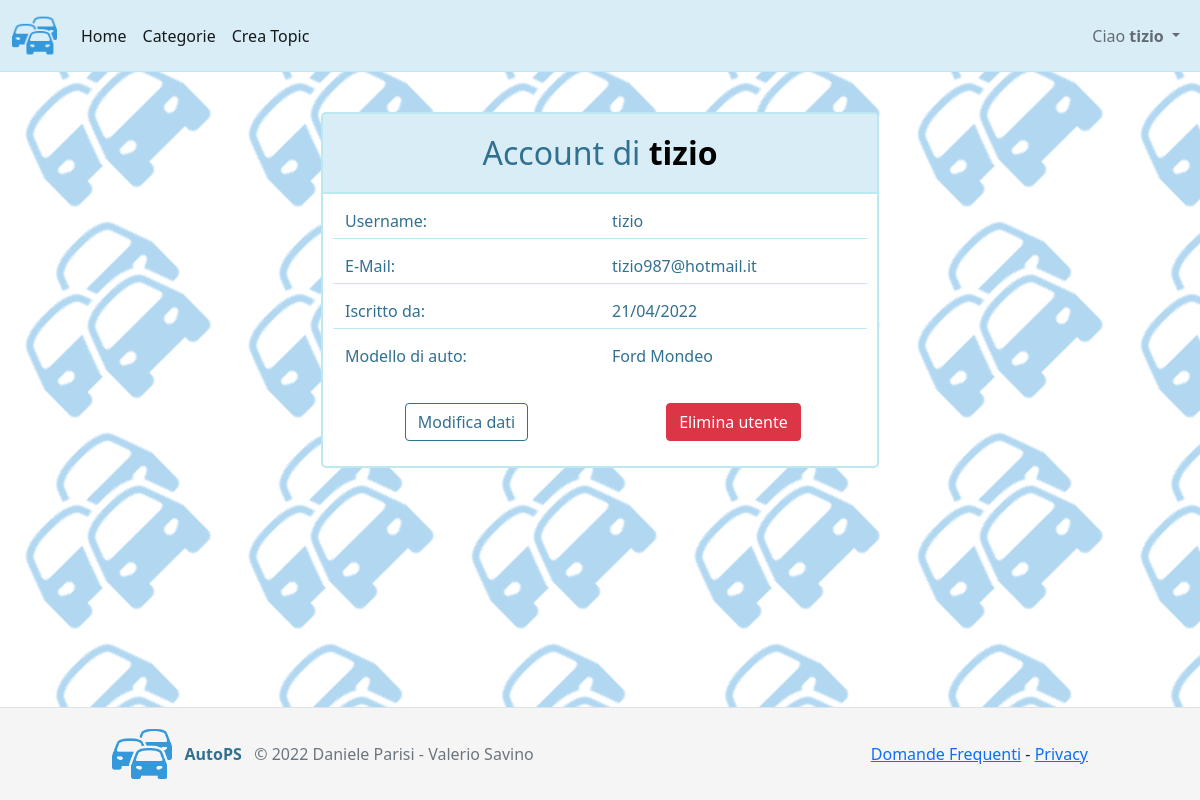
The app's page /account.php (signed in) with its own data.
### tables this page shows
CREATE TABLE `utenti` (
  `CodUtente` int(8) NOT NULL,
  `NomeUtente` char(40) NOT NULL,
  `PassUtente` varchar(255) NOT NULL,
  `EmailUtente` varchar(255) NOT NULL,
  `DataIscrizioneUtente` datetime NOT NULL,
  `AutorizzazioneUtente` int(2) NOT NULL,
  `ModUtente` int(8) NOT NULL
);

CREATE TABLE `modelli` (
  `CodModello` int(8) NOT NULL,
  `NomeModello` char(50) NOT NULL
);

### account.php (the view, shortened to what this page needs)
<html>
<head>
</head>
<body class="d-flex flex-column h-100">
	<?php
		include 'nav.php';
		require 'connessioneDB.php';
    $sql = "SELECT U.NomeUtente, U.EmailUtente, U.DataIscrizioneUtente, M.NomeModello, U.ModUtente
				FROM Utenti U, Modelli M
				WHERE U.ModUtente = M.CodModello AND CodUtente = '".$_SESSION['cod']."';";
		$result = mysqli_query($connessione1, $sql);
		if(!$result)
		{
        ?>
          <center>
            <div class="alert alert-danger" style="display:inline-block;">
              <H1><b>X</b></H1>Qualcosa è andato storto; riprova più tardi
              <script>
                setTimeout(function () { window.location.href = "index.php"; }, 2000);
              </script>
            </div>
          </center>
        <?php
    }
		else
		{
      $p = mysqli_fetch_assoc($result);
	?>
      <div id="visualeDati" class="container">
        <form name="modulo" method="post" onsubmit="return controlloUtente();" action="#">
        <div class="col-md-6 offset-md-3">
          <div class="panel-heading panel-heading-view">
            <center><p class="panel-title"><font size="6">Account di </font><b><font size="6" style="color: black;"><?php echo $_SESSION['username']; ?></font></b></p></center>
          </div>
          <div class="panel-body panel-body-view">
            <div class="row">
              <div class="col">Username:</div>
              <div class="col">
                <span class="dati"><?php echo $p['NomeUtente']; ?></span>
                </div>
            </div>
            <div class="row">
              <div class="col">E-Mail:</div>
              <div class="col">
                <span class="dati"><?php echo $p['EmailUtente']; ?></span>
              </div>
            </div>
            <div class="row">
              <div class="col">Iscritto da: </div>
              <div class="col"><?php echo date('d/m/Y', strtotime($p['DataIscrizioneUtente'])); ?></div>
            </div>
            <div class="row row-last">
              <div class="col">Modello di auto:</div>
              <div class="col">
                <span class="dati"><?php echo $p['NomeModello']; ?></span>
              </div>
            </div>
            <div id="bottoni1" class="row row-last" style="margin-top: 25px; margin-bottom: 20px;">
              <div class="col"><center><button type="button" class="btn btn-outline-primary" id="modifica">Modifica dati</button></center></div>
              <div class="col"><center><a href="eliminaUtente.php" class="btn btn-danger">Elimina utente</a></center></div>
            </div>
          </div>
        </div>
      </form>
      </div>
	<?php
		}
	?>
</body>
</html>

### style.css (style rules this page uses)
html { margin: 0; padding: 0; }
body { background-image: url("back.png"); }
.panel-heading { color: #31708f; border: 2px solid #bce8f1; border-bottom: 1px solid #bce8f1; border-top-left-radius: 5px; border-top-right-radius: 5px; }
.panel-heading-view { background-color: #d9edf7; }
.panel-body { border: 2px solid #bce8f1; border-bottom-left-radius: 5px; border-bottom-right-radius: 5px; }
.panel-body-view { color: #31708f; background-color: #ffffff; border-top: 1px solid #bce8f1; }
.panel-title { margin: 15px; }
.btn-outline-primary { border-color: #31708f; color: #31708f; }
.row { border-bottom: 1px solid #bce8f1; }
.col { margin-top: 5px; margin-bottom: 5px; }

### account.php (style rules this page uses)
.row { margin: 10px; }
.row-last { border: white; }

### records on screen
utenti: NomeUtente "tizio", EmailUtente "tizio987@hotmail.it", DataIscrizioneUtente "21/04/2022", ModUtente.NomeModello "Ford Mondeo"

### other values on screen
$_SESSION['username'] "tizio"
